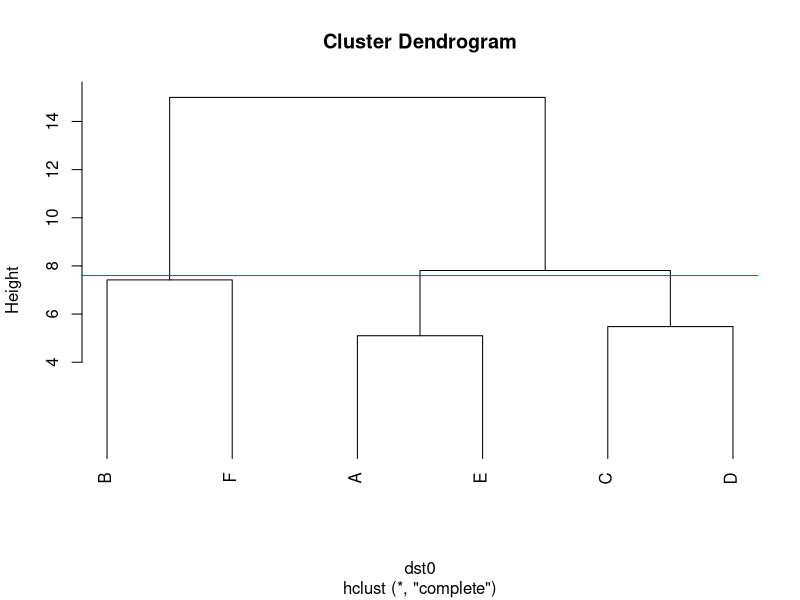

Write R code to recreate this figure.
## ---- chunk 1
library(stats)
library(car)
## ---- chunk 2
Question1 <- data.frame(Espece1 = c(0, 9, 2, 1, 1, 7),
                        Espece2 = c(8, 0, 2, 5, 8, 1),
                        Espece3 = c(1, 5, 1, 5, 1, 0),
                        Espece4 = c(2, 10, 3, 1, 7, 5)) 
Station <- c("A", "B", "C", "D", "E", "F")
rownames(Question1) <- Station 
dst0 <- round(dist(Question1, method = "euclidian"), 2)
dst <- as.matrix(dst0)
dst[!lower.tri(dst)] <- ""
dst <- dst[-1, -6]
knitr::kable(dst)
## ---- chunk 3
dst1 <- data.frame(I = c(15, 7.28, 7.81, 10.39),
                   B = c("", 10.86, 13.04, 7.42),
                   C = c("", "", 5.48, 5.57),
                   D = c("", "", "", 9.64))
dst1 <- as.matrix(dst1)
rownames(dst1) <- c("B", "C", "D", "F")
knitr::kable(dst1)
## ---- chunk 4
dst2 <- data.frame(I = c(15, 7.81, 10.39),
                   B = c("", 13.04, 7.42),
                   II = c("", "", 9.64))
dst2 <- as.matrix(dst2)
rownames(dst2) <- c("B", "II", "F")
knitr::kable(dst2)
## ---- chunk 5
dst3 <- data.frame(I = c(15, 7.81),
                   III = c("", 13.04))
dst3 <- as.matrix(dst3)
rownames(dst3) <- c("III", "II")
knitr::kable(dst3)
## ---- chunk 6
dst4 <- data.frame(III = c(15))
dst4 <- as.matrix(dst4)
rownames(dst4) <- c("IV")
knitr::kable(dst4)
## ---- chunk 7
hclust(dst0, method = "complete") -> complete
plot(complete, hang = -1)
#check line ci-dessous
#abline(h = c(5.1, 5.48, 7.42, 7.81, 15), col = c("red", "red", "red", "red", "red"), )
abline(h = 7.6, col = "red")
